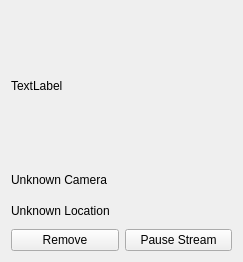
<?xml version="1.0" encoding="UTF-8"?>
<ui version="4.0">
 <class>StreamView</class>
 <widget class="QWidget" name="StreamView">
  <property name="geometry">
   <rect>
    <x>0</x>
    <y>0</y>
    <width>243</width>
    <height>262</height>
   </rect>
  </property>
  <property name="minimumSize">
   <size>
    <width>243</width>
    <height>262</height>
   </size>
  </property>
  <property name="windowTitle">
   <string>Form</string>
  </property>
  <layout class="QGridLayout" name="gridLayout">
   <item row="0" column="0">
    <widget class="QLabel" name="stream_view">
     <property name="minimumSize">
      <size>
       <width>150</width>
       <height>150</height>
      </size>
     </property>
     <property name="text">
      <string>TextLabel</string>
     </property>
    </widget>
   </item>
   <item row="1" column="0">
    <widget class="QLabel" name="cameraName">
     <property name="text">
      <string>Unknown Camera</string>
     </property>
    </widget>
   </item>
   <item row="3" column="0">
    <layout class="QHBoxLayout" name="horizontalLayout">
     <item>
      <widget class="QPushButton" name="removeStream">
       <property name="text">
        <string>Remove</string>
       </property>
      </widget>
     </item>
     <item>
      <widget class="QPushButton" name="pauseStream">
       <property name="text">
        <string>Pause Stream</string>
       </property>
      </widget>
     </item>
    </layout>
   </item>
   <item row="2" column="0">
    <widget class="QLabel" name="location">
     <property name="text">
      <string>Unknown Location</string>
     </property>
    </widget>
   </item>
  </layout>
 </widget>
 <resources/>
 <connections/>
</ui>
